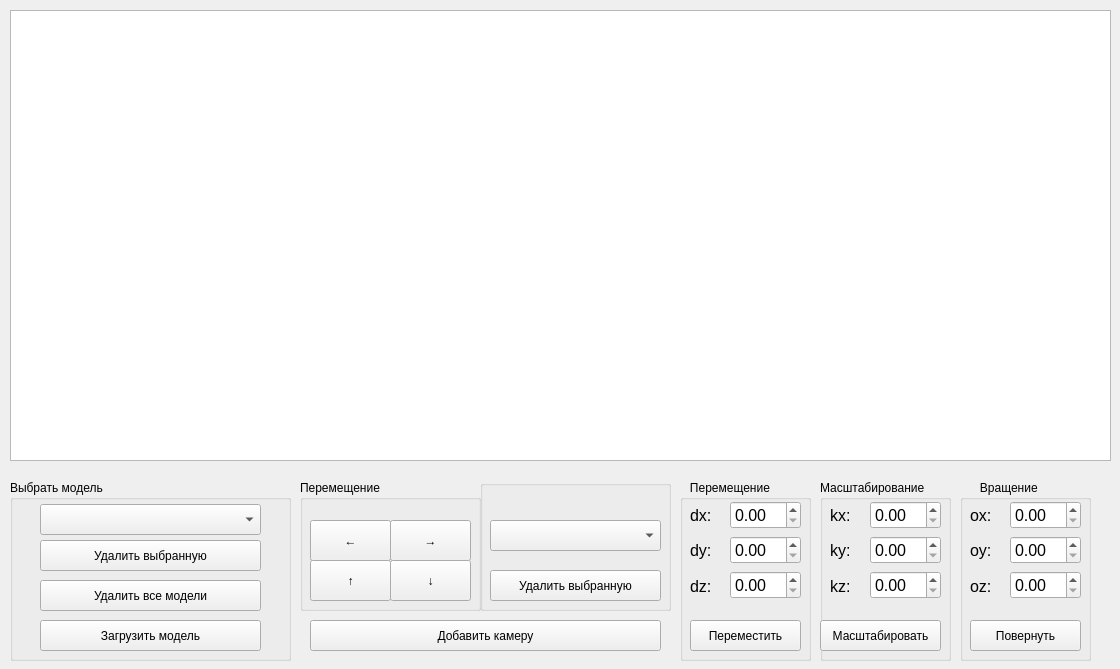
<?xml version="1.0" encoding="UTF-8"?>
<ui version="4.0">
 <class>MainWindow</class>
 <widget class="QMainWindow" name="MainWindow">
  <property name="geometry">
   <rect>
    <x>0</x>
    <y>0</y>
    <width>1120</width>
    <height>669</height>
   </rect>
  </property>
  <property name="windowTitle">
   <string>MainWindow</string>
  </property>
  <widget class="QWidget" name="centralwidget">
   <widget class="QGraphicsView" name="graphicsView">
    <property name="geometry">
     <rect>
      <x>10</x>
      <y>10</y>
      <width>1101</width>
      <height>451</height>
     </rect>
    </property>
   </widget>
   <widget class="QGroupBox" name="groupBox_6">
    <property name="geometry">
     <rect>
      <x>10</x>
      <y>480</y>
      <width>281</width>
      <height>181</height>
     </rect>
    </property>
    <property name="title">
     <string>Выбрать модель</string>
    </property>
    <widget class="QPushButton" name="pushButton_del_model_all">
     <property name="geometry">
      <rect>
       <x>30</x>
       <y>100</y>
       <width>221</width>
       <height>31</height>
      </rect>
     </property>
     <property name="text">
      <string>Удалить все модели</string>
     </property>
    </widget>
    <widget class="QComboBox" name="comboBox_models">
     <property name="geometry">
      <rect>
       <x>30</x>
       <y>24</y>
       <width>221</width>
       <height>31</height>
      </rect>
     </property>
    </widget>
    <widget class="QPushButton" name="pushButton_del_model_cur">
     <property name="geometry">
      <rect>
       <x>30</x>
       <y>60</y>
       <width>221</width>
       <height>31</height>
      </rect>
     </property>
     <property name="text">
      <string>Удалить выбранную</string>
     </property>
    </widget>
    <widget class="QPushButton" name="pushButton_load_model">
     <property name="geometry">
      <rect>
       <x>30</x>
       <y>140</y>
       <width>221</width>
       <height>31</height>
      </rect>
     </property>
     <property name="text">
      <string>Загрузить модель</string>
     </property>
    </widget>
   </widget>
   <widget class="QGroupBox" name="groupBox_5">
    <property name="geometry">
     <rect>
      <x>960</x>
      <y>480</y>
      <width>131</width>
      <height>181</height>
     </rect>
    </property>
    <property name="title">
     <string>      Вращение</string>
    </property>
    <widget class="QWidget" name="verticalLayoutWidget_7">
     <property name="geometry">
      <rect>
       <x>50</x>
       <y>20</y>
       <width>71</width>
       <height>101</height>
      </rect>
     </property>
     <layout class="QVBoxLayout" name="verticalLayout_7">
      <item>
       <widget class="QDoubleSpinBox" name="doubleSpinBox_spin_x">
        <property name="font">
         <font>
          <pointsize>12</pointsize>
         </font>
        </property>
       </widget>
      </item>
      <item>
       <widget class="QDoubleSpinBox" name="doubleSpinBox_spin_y">
        <property name="font">
         <font>
          <pointsize>12</pointsize>
         </font>
        </property>
       </widget>
      </item>
      <item>
       <widget class="QDoubleSpinBox" name="doubleSpinBox_spin_z">
        <property name="font">
         <font>
          <pointsize>12</pointsize>
         </font>
        </property>
       </widget>
      </item>
     </layout>
    </widget>
    <widget class="QWidget" name="verticalLayoutWidget_8">
     <property name="geometry">
      <rect>
       <x>10</x>
       <y>20</y>
       <width>31</width>
       <height>101</height>
      </rect>
     </property>
     <layout class="QVBoxLayout" name="verticalLayout_8">
      <item>
       <widget class="QLabel" name="label_10">
        <property name="font">
         <font>
          <pointsize>12</pointsize>
         </font>
        </property>
        <property name="text">
         <string>ox:</string>
        </property>
       </widget>
      </item>
      <item>
       <widget class="QLabel" name="label_11">
        <property name="font">
         <font>
          <pointsize>12</pointsize>
         </font>
        </property>
        <property name="text">
         <string>oy:</string>
        </property>
       </widget>
      </item>
      <item>
       <widget class="QLabel" name="label_12">
        <property name="font">
         <font>
          <pointsize>12</pointsize>
         </font>
        </property>
        <property name="text">
         <string>oz:</string>
        </property>
       </widget>
      </item>
     </layout>
    </widget>
    <widget class="QPushButton" name="pushButton_spin">
     <property name="geometry">
      <rect>
       <x>10</x>
       <y>140</y>
       <width>111</width>
       <height>31</height>
      </rect>
     </property>
     <property name="text">
      <string>Повернуть</string>
     </property>
    </widget>
   </widget>
   <widget class="QGroupBox" name="groupBox_4">
    <property name="geometry">
     <rect>
      <x>820</x>
      <y>480</y>
      <width>131</width>
      <height>181</height>
     </rect>
    </property>
    <property name="title">
     <string>Масштабирование</string>
    </property>
    <widget class="QWidget" name="verticalLayoutWidget_5">
     <property name="geometry">
      <rect>
       <x>50</x>
       <y>20</y>
       <width>71</width>
       <height>101</height>
      </rect>
     </property>
     <layout class="QVBoxLayout" name="verticalLayout_5">
      <item>
       <widget class="QDoubleSpinBox" name="doubleSpinBox_scale_x">
        <property name="font">
         <font>
          <pointsize>12</pointsize>
         </font>
        </property>
       </widget>
      </item>
      <item>
       <widget class="QDoubleSpinBox" name="doubleSpinBox_scale_y">
        <property name="font">
         <font>
          <pointsize>12</pointsize>
         </font>
        </property>
       </widget>
      </item>
      <item>
       <widget class="QDoubleSpinBox" name="doubleSpinBox_scale_z">
        <property name="font">
         <font>
          <pointsize>12</pointsize>
         </font>
        </property>
       </widget>
      </item>
     </layout>
    </widget>
    <widget class="QWidget" name="verticalLayoutWidget_6">
     <property name="geometry">
      <rect>
       <x>10</x>
       <y>20</y>
       <width>31</width>
       <height>101</height>
      </rect>
     </property>
     <layout class="QVBoxLayout" name="verticalLayout_6">
      <item>
       <widget class="QLabel" name="label_7">
        <property name="font">
         <font>
          <pointsize>12</pointsize>
         </font>
        </property>
        <property name="text">
         <string>kx:</string>
        </property>
       </widget>
      </item>
      <item>
       <widget class="QLabel" name="label_8">
        <property name="font">
         <font>
          <pointsize>12</pointsize>
         </font>
        </property>
        <property name="text">
         <string>ky:</string>
        </property>
       </widget>
      </item>
      <item>
       <widget class="QLabel" name="label_9">
        <property name="font">
         <font>
          <pointsize>12</pointsize>
         </font>
        </property>
        <property name="text">
         <string>kz:</string>
        </property>
       </widget>
      </item>
     </layout>
    </widget>
    <widget class="QPushButton" name="pushButton_scale">
     <property name="geometry">
      <rect>
       <x>0</x>
       <y>140</y>
       <width>121</width>
       <height>31</height>
      </rect>
     </property>
     <property name="text">
      <string>Масштабировать</string>
     </property>
    </widget>
   </widget>
   <widget class="QGroupBox" name="groupBox_3">
    <property name="geometry">
     <rect>
      <x>680</x>
      <y>480</y>
      <width>131</width>
      <height>181</height>
     </rect>
    </property>
    <property name="title">
     <string>   Перемещение</string>
    </property>
    <widget class="QWidget" name="verticalLayoutWidget_3">
     <property name="geometry">
      <rect>
       <x>50</x>
       <y>20</y>
       <width>71</width>
       <height>101</height>
      </rect>
     </property>
     <layout class="QVBoxLayout" name="verticalLayout_3">
      <item>
       <widget class="QDoubleSpinBox" name="doubleSpinBox_move_x">
        <property name="font">
         <font>
          <pointsize>12</pointsize>
         </font>
        </property>
       </widget>
      </item>
      <item>
       <widget class="QDoubleSpinBox" name="doubleSpinBox_move_y">
        <property name="font">
         <font>
          <pointsize>12</pointsize>
         </font>
        </property>
       </widget>
      </item>
      <item>
       <widget class="QDoubleSpinBox" name="doubleSpinBox_move_z">
        <property name="font">
         <font>
          <pointsize>12</pointsize>
         </font>
        </property>
       </widget>
      </item>
     </layout>
    </widget>
    <widget class="QWidget" name="verticalLayoutWidget_4">
     <property name="geometry">
      <rect>
       <x>10</x>
       <y>20</y>
       <width>31</width>
       <height>101</height>
      </rect>
     </property>
     <layout class="QVBoxLayout" name="verticalLayout_4">
      <item>
       <widget class="QLabel" name="label_4">
        <property name="font">
         <font>
          <pointsize>12</pointsize>
         </font>
        </property>
        <property name="text">
         <string>dx:</string>
        </property>
       </widget>
      </item>
      <item>
       <widget class="QLabel" name="label_5">
        <property name="font">
         <font>
          <pointsize>12</pointsize>
         </font>
        </property>
        <property name="text">
         <string>dy:</string>
        </property>
       </widget>
      </item>
      <item>
       <widget class="QLabel" name="label_6">
        <property name="font">
         <font>
          <pointsize>12</pointsize>
         </font>
        </property>
        <property name="text">
         <string>dz:</string>
        </property>
       </widget>
      </item>
     </layout>
    </widget>
    <widget class="QPushButton" name="pushButton_move">
     <property name="geometry">
      <rect>
       <x>10</x>
       <y>140</y>
       <width>111</width>
       <height>31</height>
      </rect>
     </property>
     <property name="text">
      <string>Переместить</string>
     </property>
    </widget>
   </widget>
   <widget class="QGroupBox" name="groupBox_8">
    <property name="geometry">
     <rect>
      <x>480</x>
      <y>480</y>
      <width>191</width>
      <height>131</height>
     </rect>
    </property>
    <property name="title">
     <string/>
    </property>
    <widget class="QComboBox" name="comboBox_cameras">
     <property name="geometry">
      <rect>
       <x>10</x>
       <y>40</y>
       <width>171</width>
       <height>31</height>
      </rect>
     </property>
    </widget>
    <widget class="QPushButton" name="pushButton_del_camera_cur">
     <property name="geometry">
      <rect>
       <x>10</x>
       <y>90</y>
       <width>171</width>
       <height>31</height>
      </rect>
     </property>
     <property name="text">
      <string>Удалить выбранную</string>
     </property>
    </widget>
   </widget>
   <widget class="QGroupBox" name="groupBox_9">
    <property name="geometry">
     <rect>
      <x>300</x>
      <y>480</y>
      <width>181</width>
      <height>131</height>
     </rect>
    </property>
    <property name="title">
     <string>Перемещение</string>
    </property>
    <widget class="QPushButton" name="pushButton_camera_move_right">
     <property name="geometry">
      <rect>
       <x>90</x>
       <y>40</y>
       <width>81</width>
       <height>41</height>
      </rect>
     </property>
     <property name="text">
      <string>→</string>
     </property>
    </widget>
    <widget class="QPushButton" name="pushButton_camera_move_left">
     <property name="geometry">
      <rect>
       <x>10</x>
       <y>40</y>
       <width>81</width>
       <height>41</height>
      </rect>
     </property>
     <property name="text">
      <string>←</string>
     </property>
    </widget>
    <widget class="QPushButton" name="pushButton_camera_move_up">
     <property name="geometry">
      <rect>
       <x>10</x>
       <y>80</y>
       <width>81</width>
       <height>41</height>
      </rect>
     </property>
     <property name="text">
      <string>↑</string>
     </property>
    </widget>
    <widget class="QPushButton" name="pushButton_camera_move_down">
     <property name="geometry">
      <rect>
       <x>90</x>
       <y>80</y>
       <width>81</width>
       <height>41</height>
      </rect>
     </property>
     <property name="text">
      <string>↓</string>
     </property>
    </widget>
   </widget>
   <widget class="QPushButton" name="pushButton_add_camera">
    <property name="geometry">
     <rect>
      <x>310</x>
      <y>620</y>
      <width>351</width>
      <height>31</height>
     </rect>
    </property>
    <property name="text">
     <string>Добавить камеру</string>
    </property>
   </widget>
  </widget>
 </widget>
 <resources/>
 <connections/>
</ui>
